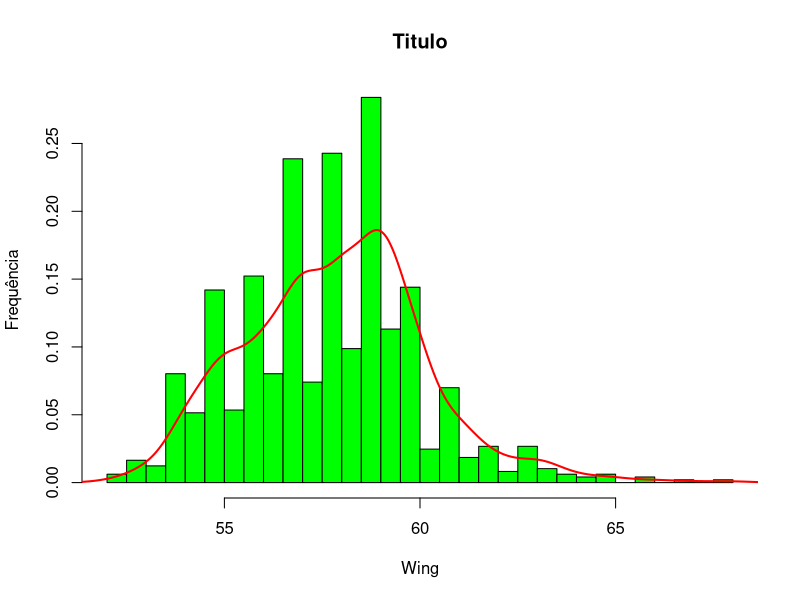
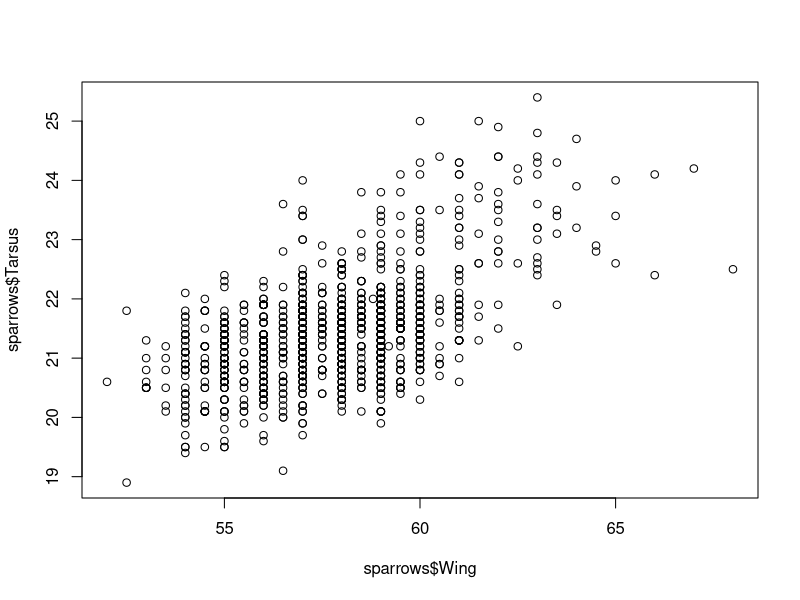
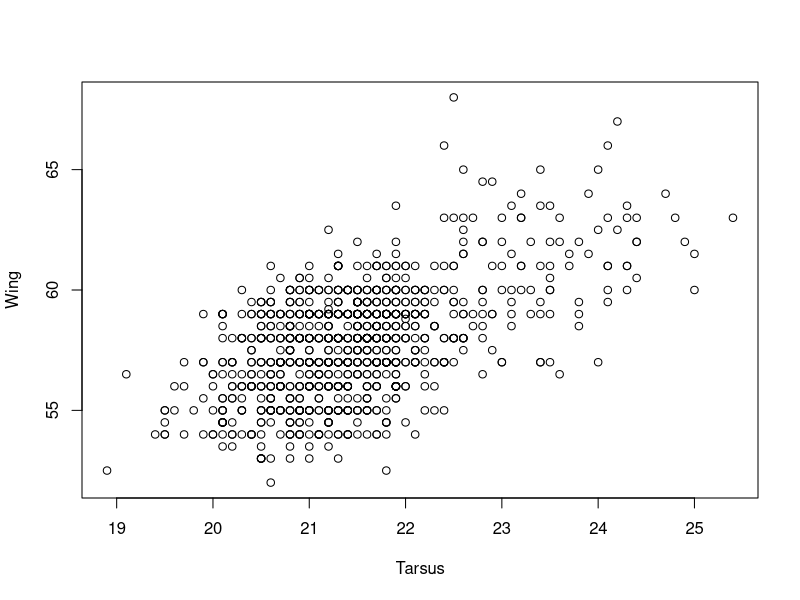
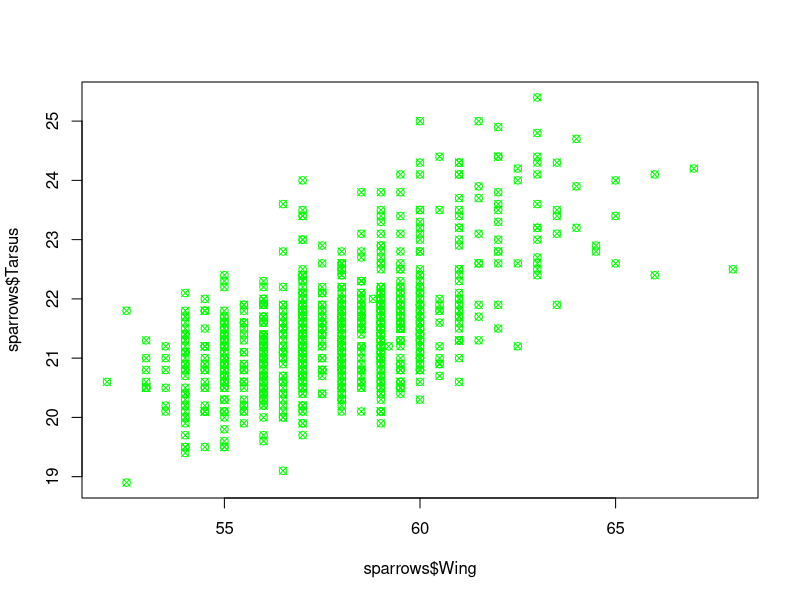
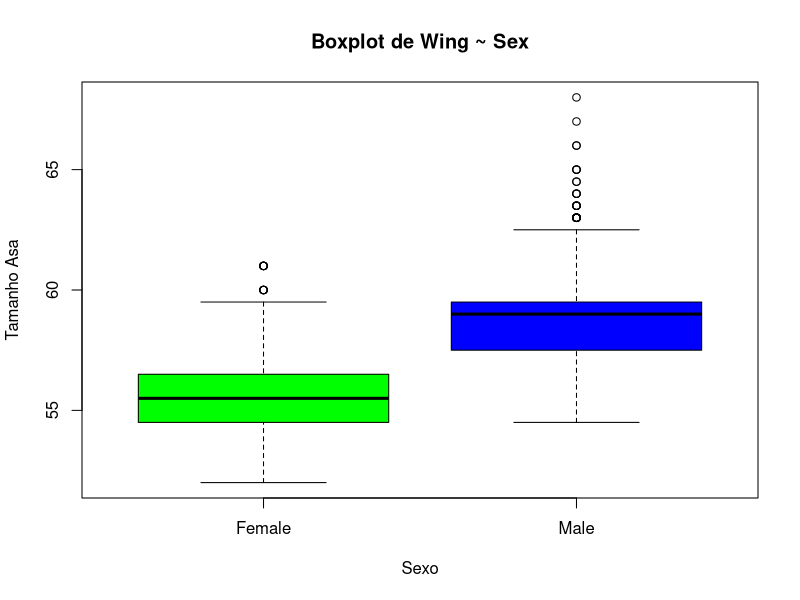
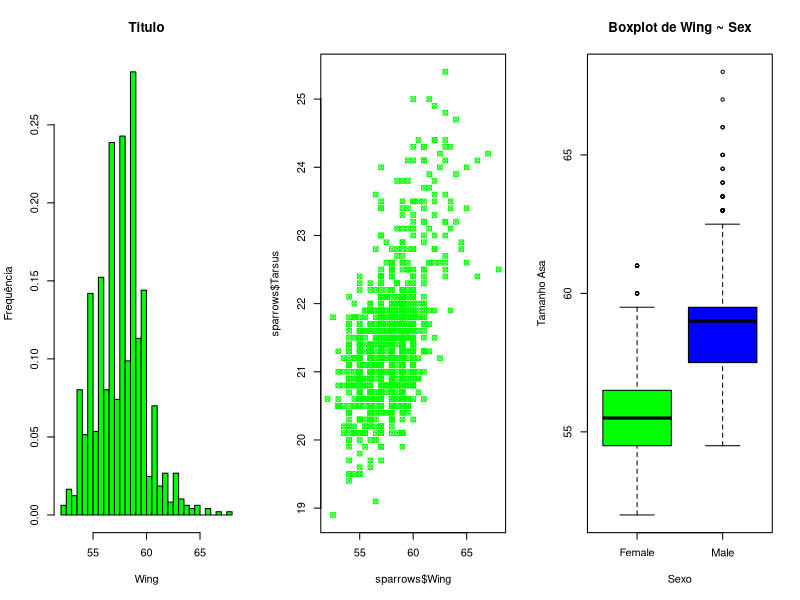

Write the R code that produced these figures, in order. (Note: this script raises an error after producing the figures.)
# Limpea de memória 
rm(list = ls())

# Carregar sparrows.csv
sparrows <- read.csv(file = "sparrows.csv", header = TRUE)

# Analisar dados 
summary(sparrows)

# Histograma 
hist(sparrows$Wing, col = "green", breaks = 50, main = "Titulo",
     ylab = "Frequência", xlab = "Wing", freq = FALSE)
lines(density(sparrows$Wing), col = "red", lwd = 2)

summary(sparrows)

# Cores possíveis
colours()

# Scatterplots / Dispersão 
plot(sparrows$Wing, sparrows$Tarsus)
plot(Wing ~ Tarsus, sparrows)

plot(sparrows$Wing, sparrows$Tarsus, 
     xlim = c(52,68), 
     pch = 13, 
     col = "green")

# Boxplots 
boxplot(Wing ~ Sex, sparrows, 
        xlab = 'Sexo', ylab = 'Tamanho Asa',
        col = c("green", "blue"),
        ylim = c(52, 68),
        main = "Boxplot de Wing ~ Sex")

# Dividir gráficos na mesma página 
par(mfrow = c(1,3))

hist(sparrows$Wing, col = "green", breaks = 50, main = "Titulo",
     ylab = "Frequência", xlab = "Wing", freq = FALSE)
plot(sparrows$Wing, sparrows$Tarsus, 
     xlim = c(52,68), 
     pch = 13, 
     col = "green")
boxplot(Wing ~ Sex, sparrows, 
        xlab = 'Sexo', ylab = 'Tamanho Asa',
        col = c("green", "blue"),
        ylim = c(52, 68),
        main = "Boxplot de Wing ~ Sex")
dev.print(device = pdf, file = "Sparrows.pdf")
dev.off()

# Outra forma de imprimir
png("Boxplot.png")
boxplot(Wing ~ Sex, sparrows, 
        xlab = 'Sexo', ylab = 'Tamanho Asa',
        col = c("green", "blue"),
        ylim = c(52, 68),
        main = "Boxplot de Wing ~ Sex")
dev.off()

# SavePlot precisa do X11 Cairo instalado
savePlot(filename = "Boxplot.jpeg", type = "jpeg")

# Continuaremos com GGPLOT2
